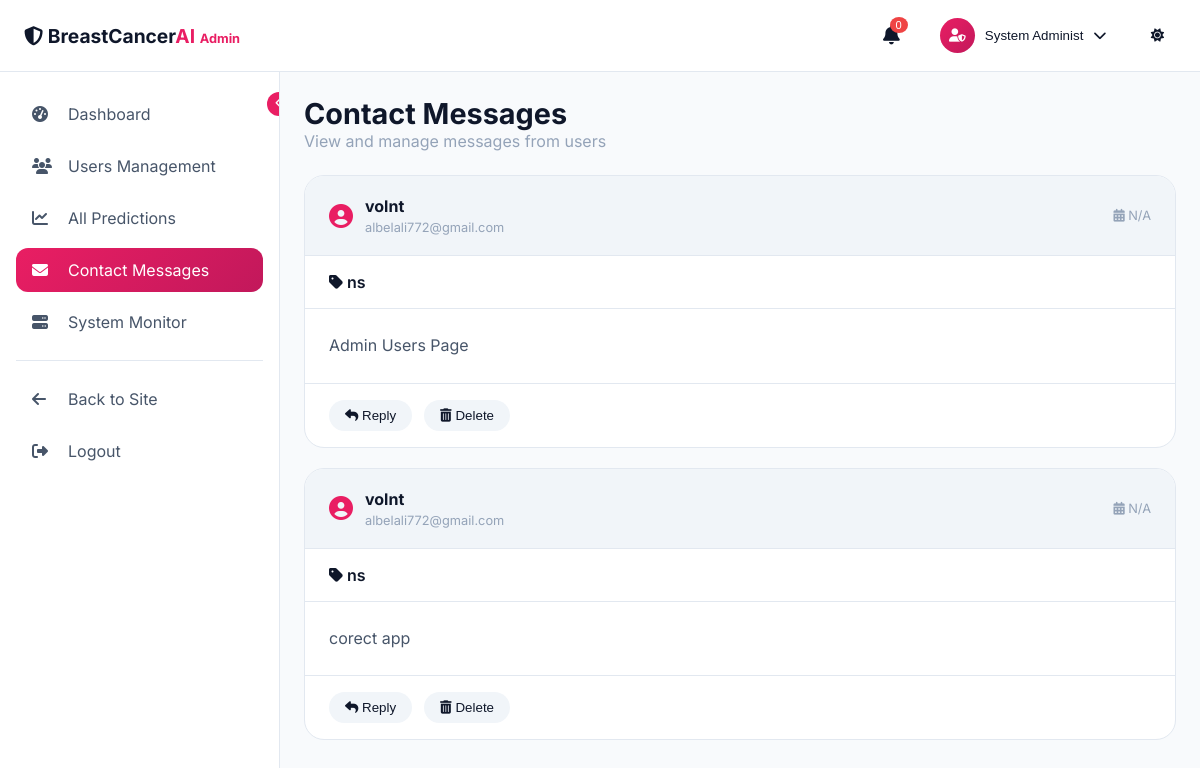
Page /admin/messages (signed in) on the committed database.
### tables this page shows
CREATE TABLE messages (
        id INTEGER PRIMARY KEY AUTOINCREMENT,
        name TEXT NOT NULL,
        email TEXT NOT NULL,
        subject TEXT NOT NULL,
        message TEXT NOT NULL,
        created_at TIMESTAMP DEFAULT CURRENT_TIMESTAMP
    , read_status INTEGER DEFAULT 0);

### app.py (the view)
@app.route('/admin/messages')
@admin_required
def admin_messages():
    conn = sqlite3.connect('database/db.sqlite3')
    c = conn.cursor()
    c.execute('SELECT * FROM messages ORDER BY created_at DESC')
    messages = c.fetchall()
    conn.close()
    return render_template('admin/messages.html', messages=messages)

### app.py (called while the page is built)
def is_admin():
    if 'user_id' not in session:
        return False
    conn = sqlite3.connect('database/db.sqlite3')
    c = conn.cursor()
    c.execute('SELECT is_admin FROM users WHERE id = ?', (session['user_id'],))
    result = c.fetchone()
    conn.close()
    return result and result[0] == 1

def admin_required(f):
    from functools import wraps
    @wraps(f)
    def decorated_function(*args, **kwargs):
        if 'user_id' not in session:
            flash('Please sign in to access this page.', 'warning')
            return redirect(url_for('login'))
        if not is_admin():
            flash('Access denied. Admin privileges required.', 'danger')
            return redirect(url_for('dashboard'))
        return f(*args, **kwargs)
    return decorated_function

### templates/admin/messages.html (shortened to what this page needs)
{% extends "admin_base.html" %}
{% block content %}
<div style="margin-bottom: 24px;">
    <h1 style="font-size: 1.8rem;">Contact Messages</h1>
    <p style="color: var(--text-muted-light);">View and manage messages from users</p>
</div>
{% if messages %}
    {% for msg in messages %}
    <div class="message-card" id="message-{{ msg[0] }}">
        <div class="message-header">
            <div class="message-sender">
                <i class="fas fa-user-circle"></i>
                <div>
                    <h3>{{ msg[1] }}</h3>
                    <p>{{ msg[2] }}</p>
                </div>
            </div>
            <div class="message-date">
                <i class="fas fa-calendar-alt"></i> {{ msg[6][:16] if msg[6] else 'N/A' }}
            </div>
        </div>
        <div class="message-subject">
            <i class="fas fa-tag"></i> {{ msg[3] }}
        </div>
        <div class="message-body">
            {{ msg[4] }}
        </div>
        <div class="message-actions">
            <button class="action-btn" onclick="replyToMessage('{{ msg[2] }}')">
                <i class="fas fa-reply"></i> Reply
            </button>
            <button class="action-btn delete-btn" onclick="deleteMessage({{ msg[0] }})">
                <i class="fas fa-trash-alt"></i> Delete
            </button>
        </div>
    </div>
    {% endfor %}
{% endif %}
{% endblock %}

### static/css/style.css (style rules this page uses)
:root { --primary-pink: #e91e63; --primary-pink-dark: #c2185b; --primary-pink-light: #f48fb1; --secondary-blue: #6366f1; --secondary-purple: #8b5cf6; --accent-cyan: #06b6d4; --bg-light: #f8fafc; --surface-light: #ffffff; --surface-alt-light: #f1f5f9; --text-light: #0f172a; --text-secondary-light: #475569; --text-muted-light: #94a3b8; --border-light: #e2e8f0; --gradient-pink: linear-gradient(135deg, #e91e63, #c2185b); --gradient-mixed: linear-gradient(135deg, #e91e63, #8b5cf6, #6366f1); --gradient-card: linear-gradient(135deg, rgba(233, 30, 99, 0.08), rgba(99, 102, 241, 0.05)); --shadow-sm: 0 1px 2px 0 rgb(0 0 0 / 0.05); --shadow-md: 0 4px 6px -1px rgb(0 0 0 / 0.1); --shadow-lg: 0 10px 15px -3px rgb(0 0 0 / 0.1); --shadow-xl: 0 20px 25px -5px rgb(0 0 0 / 0.1); --glow-pink: 0 0 20px rgba(233, 30, 99, 0.3); }
* { margin: 0; padding: 0; box-sizing: border-box; }
body { font-family: 'Inter', sans-serif; background-color: var(--bg-light); color: var(--text-light); transition: background-color 0.3s ease, color 0.3s ease; overflow-x: hidden; }

### templates/admin_base.html (style rules this page uses)
* { margin: 0; padding: 0; box-sizing: border-box; }
body { font-family: 'Inter', sans-serif; background: var(--bg-light); color: var(--text-light); overflow-x: hidden; }

### templates/admin/messages.html (style rules this page uses)
.message-card { background: var(--surface-light); border-radius: 20px; border: 1px solid var(--border-light); margin-bottom: 20px; overflow: hidden; transition: all 0.3s ease; }
.message-header { padding: 20px 24px; background: var(--surface-alt-light); border-bottom: 1px solid var(--border-light); display: flex; justify-content: space-between; align-items: center; flex-wrap: wrap; gap: 12px; }
.message-sender { display: flex; align-items: center; gap: 12px; }
.message-sender i { font-size: 1.5rem; color: var(--primary-pink); }
.message-sender h3 { font-size: 1rem; margin-bottom: 4px; }
.message-sender p { font-size: 0.8rem; color: var(--text-muted-light); }
.message-date { color: var(--text-muted-light); font-size: 0.8rem; }
.message-subject { padding: 16px 24px; background: var(--surface-light); border-bottom: 1px solid var(--border-light); font-weight: 600; }
.message-body { padding: 24px; color: var(--text-secondary-light); line-height: 1.6; }
.message-actions { padding: 16px 24px; border-top: 1px solid var(--border-light); display: flex; gap: 12px; }
.action-btn { padding: 8px 16px; border-radius: 40px; border: none; cursor: pointer; transition: all 0.3s ease; background: var(--surface-alt-light); color: var(--text-light); }

### rows in the picture
messages: name "volnt", email "albelali772@gmail.com", read_status "N/A", subject "ns", message "Admin Users Page"
messages: name "volnt", email "albelali772@gmail.com", read_status "N/A", subject "ns", message "corect app"

### other values in the picture
{{ session.username[:15] }} "System Administ"
